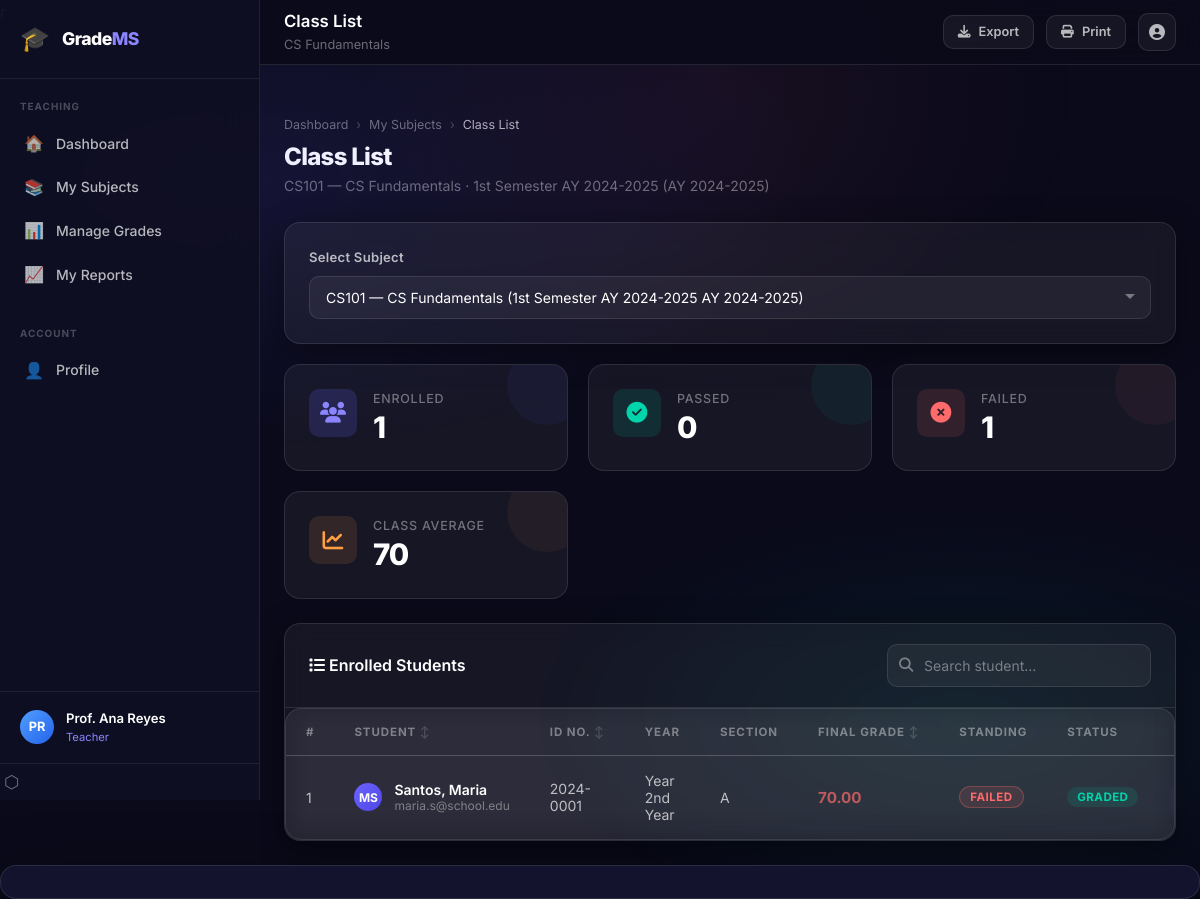
The page /teacher/class_list.php?subject_id=4&semester_id=1 (signed in) on the database its author committed.
### tables this page shows
CREATE TABLE IF NOT EXISTS subjects (
  id          INT UNSIGNED AUTO_INCREMENT PRIMARY KEY,
  code        VARCHAR(20)   NOT NULL UNIQUE,
  name        VARCHAR(150)  NOT NULL,
  units       TINYINT       NOT NULL DEFAULT 3,
  description TEXT          DEFAULT NULL,
  teacher_id  INT UNSIGNED  DEFAULT NULL,
  is_active   TINYINT(1)    NOT NULL DEFAULT 1,
  created_at  DATETIME      NOT NULL DEFAULT CURRENT_TIMESTAMP,
  FOREIGN KEY (teacher_id) REFERENCES teachers(id) ON DELETE SET NULL,
  INDEX idx_teacher (teacher_id)
);

CREATE TABLE IF NOT EXISTS semesters (
  id             INT UNSIGNED AUTO_INCREMENT PRIMARY KEY,
  name           VARCHAR(50)                           NOT NULL DEFAULT '',
  school_year    VARCHAR(20)                           NOT NULL,
  semester       ENUM('1st Semester','2nd Semester','Summer') NOT NULL DEFAULT '1st Semester',
  is_active      TINYINT(1)                            NOT NULL DEFAULT 0,
  start_date     DATE                                  DEFAULT NULL,
  end_date       DATE                                  DEFAULT NULL,
  grade_deadline DATE                                  DEFAULT NULL,
  created_at     DATETIME                              NOT NULL DEFAULT CURRENT_TIMESTAMP,
  UNIQUE KEY uq_sem (school_year, semester)
);

CREATE TABLE IF NOT EXISTS enrollments (
  id          INT UNSIGNED AUTO_INCREMENT PRIMARY KEY,
  student_id  INT UNSIGNED NOT NULL,
  subject_id  INT UNSIGNED NOT NULL,
  semester_id INT UNSIGNED NOT NULL,
  status      VARCHAR(20)  NOT NULL DEFAULT 'enrolled',
  enrolled_at DATETIME     NOT NULL DEFAULT CURRENT_TIMESTAMP,
  UNIQUE KEY uq_enroll (student_id, subject_id, semester_id),
  FOREIGN KEY (student_id)  REFERENCES students(id)  ON DELETE CASCADE,
  FOREIGN KEY (subject_id)  REFERENCES subjects(id)  ON DELETE CASCADE,
  FOREIGN KEY (semester_id) REFERENCES semesters(id) ON DELETE CASCADE,
  INDEX idx_student (student_id),
  INDEX idx_subject (subject_id)
);

CREATE TABLE IF NOT EXISTS grades (
  id            INT UNSIGNED AUTO_INCREMENT PRIMARY KEY,
  enrollment_id INT UNSIGNED                         NOT NULL UNIQUE,
  prelim        DECIMAL(5,2)                         DEFAULT NULL,
  midterm       DECIMAL(5,2)                         DEFAULT NULL,
  prefinal      DECIMAL(5,2)                         DEFAULT NULL,
  final_exam    DECIMAL(5,2)                         DEFAULT NULL,
  finals        DECIMAL(5,2)                         DEFAULT NULL,   
  final_grade   DECIMAL(5,2)                         DEFAULT NULL,
  gpa           DECIMAL(4,2)                         DEFAULT NULL,
  standing      VARCHAR(50)                          DEFAULT NULL,
  remarks       ENUM('Passed','Failed','Incomplete')  NOT NULL DEFAULT 'Incomplete',
  is_locked     TINYINT(1)                           NOT NULL DEFAULT 0,
  locked_at     DATETIME                             DEFAULT NULL,
  updated_at    DATETIME                             ON UPDATE CURRENT_TIMESTAMP,
  FOREIGN KEY (enrollment_id) REFERENCES enrollments(id) ON DELETE CASCADE,
  INDEX idx_remarks (remarks)
);

CREATE TABLE IF NOT EXISTS students (
  id             INT UNSIGNED AUTO_INCREMENT PRIMARY KEY,
  user_id        INT UNSIGNED  NOT NULL UNIQUE,
  student_number VARCHAR(30)   NOT NULL UNIQUE,
  first_name     VARCHAR(80)   NOT NULL DEFAULT '',
  last_name      VARCHAR(80)   NOT NULL DEFAULT '',
  middle_name    VARCHAR(80)   DEFAULT NULL,
  course         VARCHAR(50)   NOT NULL DEFAULT '',
  year_level     VARCHAR(20)   NOT NULL DEFAULT '',
  section        VARCHAR(10)   DEFAULT NULL,
  contact_no     VARCHAR(30)   DEFAULT NULL,
  FOREIGN KEY (user_id) REFERENCES users(id) ON DELETE CASCADE
);

CREATE TABLE IF NOT EXISTS users (
  id           INT UNSIGNED AUTO_INCREMENT PRIMARY KEY,
  name         VARCHAR(150)                        NOT NULL,
  email        VARCHAR(200)                        NOT NULL UNIQUE,
  password     VARCHAR(255)                        NOT NULL,   
  role         ENUM('admin','teacher','student')   NOT NULL,
  photo_path   VARCHAR(300)                        DEFAULT NULL,
  is_active    TINYINT(1)                          NOT NULL DEFAULT 1,
  created_at   DATETIME                            NOT NULL DEFAULT CURRENT_TIMESTAMP,
  updated_at   DATETIME                            ON UPDATE CURRENT_TIMESTAMP,
  INDEX idx_role (role),
  INDEX idx_email (email)
);

### teacher/class_list.php (the view, shortened to what the rows shown need)
<?php
$db           = DB::getInstance();
$subjectId  = (int) ($_GET['subject_id']  ?? 0);
$semesterId = (int) ($_GET['semester_id'] ?? 0);
$subjectInfo = null;
if ($subjectId) {
    $stmt = $db->prepare(
        "SELECT sub.*, sem.name AS semester_name, sem.school_year
         FROM   subjects sub
         JOIN   semesters sem ON sem.id = :semester_id
         WHERE  sub.id = :subject_id"
    );
    $stmt->execute([
        ':subject_id'  => $subjectId,
        ':semester_id' => $semesterId,
    ]);
    $subjectInfo = $stmt->fetch(PDO::FETCH_ASSOC);
}
$classList = [];
if ($subjectId && $semesterId) {
    $stmt = $db->prepare(
        "SELECT s.id AS student_id,
                s.first_name,
                s.last_name,
                s.student_number,
                s.year_level,
                s.section,
                s.course,
                s.contact_no,
                u.email,
                e.id   AS enrollment_id,
                e.status,
                g.final_grade,
                g.gpa,
                g.standing,
                g.is_locked,
                g.prelim,
                g.midterm,
                g.prefinal,
                g.final_exam
         FROM   enrollments e
         JOIN   students s ON s.id = e.student_id
         JOIN   users    u ON u.id = s.user_id
         LEFT JOIN grades g ON g.enrollment_id = e.id
         WHERE  e.subject_id  = :subject_id
         AND    e.semester_id = :semester_id
         ORDER  BY s.last_name, s.first_name"
    );
    $stmt->execute([
        ':subject_id'  => $subjectId,
        ':semester_id' => $semesterId,
    ]);
    $classList = $stmt->fetchAll(PDO::FETCH_ASSOC);
}
$totalEnrolled = count($classList);
$totalGraded   = count(array_filter($classList, fn($s) => $s['final_grade'] !== null));
$totalPassed   = count(array_filter($classList, fn($s) => ($s['final_grade'] ?? 0) >= 75));
$totalFailed   = count(array_filter($classList, fn($s) => $s['final_grade'] !== null && $s['final_grade'] < 75));
$classAvg      = $totalGraded > 0
    ? round(
        array_sum(array_column(
            array_filter($classList, fn($s) => $s['final_grade'] !== null),
            'final_grade'
        )) / $totalGraded,
        2
      )
    : 0;
include '../shared/header.php';
?>
<div class="main-content">
  <div class="topbar">
    <div class="topbar-left">
      <div>
        <div class="topbar-title">Class List</div>
        <div class="topbar-subtitle">
          <?= $subjectInfo
              ? htmlspecialchars($subjectInfo['name'])
              : 'Select a subject' ?>
        </div>
      </div>
    </div>
  </div>
  <div class="page-content">
    <div class="page-header">
      <div class="page-header-left">
        <div class="breadcrumb">
          <div class="breadcrumb-item">
          </div>
          <span class="breadcrumb-separator">›</span>
          <div class="breadcrumb-item">
          </div>
          <span class="breadcrumb-separator">›</span>
          <div class="breadcrumb-item active">Class List</div>
        </div>
        <h1>Class List</h1>
        <?php if ($subjectInfo): ?>
          <p>
            <?= htmlspecialchars($subjectInfo['code']) ?>
            — <?= htmlspecialchars($subjectInfo['name']) ?>
            · <?= htmlspecialchars($subjectInfo['semester_name']) ?>
            (<?= htmlspecialchars($subjectInfo['school_year']) ?>)
          </p>
        <?php endif; ?>
      </div>
    </div>
    <?php if (!empty($classList)): ?>
      <div class="stats-grid mb-6">
        <div class="stat-card primary">
          <div class="stat-icon primary">
            <i class="fas fa-users"></i>
          </div>
          <div class="stat-info">
            <div class="stat-label">Enrolled</div>
            <div class="stat-value"><?= $totalEnrolled ?></div>
          </div>
        </div>
        <div class="stat-card success">
          <div class="stat-icon success">
            <i class="fas fa-check-circle"></i>
          </div>
          <div class="stat-info">
            <div class="stat-label">Passed</div>
            <div class="stat-value"><?= $totalPassed ?></div>
          </div>
        </div>
        <div class="stat-card danger">
          <div class="stat-icon danger">
            <i class="fas fa-times-circle"></i>
          </div>
          <div class="stat-info">
            <div class="stat-label">Failed</div>
            <div class="stat-value"><?= $totalFailed ?></div>
          </div>
        </div>
        <div class="stat-card warning">
          <div class="stat-icon warning">
            <i class="fas fa-chart-line"></i>
          </div>
          <div class="stat-info">
            <div class="stat-label">Class Average</div>
            <div class="stat-value">
              <?= $classAvg > 0 ? $classAvg : '—' ?>
            </div>
          </div>
        </div>
      </div>
      <div class="glass-card">
        <div class="glass-card-header">
          <h3>
            <i class="fas fa-list"></i>
            Enrolled Students
          </h3>
          <div class="search-input-wrap">
            <i class="fas fa-search search-icon"></i>
            <input type="text"
                   class="form-control"
                   placeholder="Search student..."
                   data-table-search="class-list-table">
          </div>
        </div>
        <div class="table-wrapper">
          <table class="data-table" id="class-list-table">
            <thead>
              <tr>
                <th>#</th>
                <th class="sortable">Student</th>
                <th class="sortable">ID No.</th>
                <th>Year</th>
                <th>Section</th>
                <th class="sortable">Final Grade</th>
                <th>Standing</th>
                <th>Status</th>
                <th>Action</th>
              </tr>
            </thead>
            <tbody>
              <?php foreach ($classList as $i => $student): ?>
                <?php
                  $hasGrade = $student['final_grade'] !== null;
                  $grade    = (float) ($student['final_grade'] ?? 0);
                  $scoreClass = !$hasGrade ? ''
                      : ($grade >= 90 ? 'excellent'
                      : ($grade >= 80 ? 'good'
                      : ($grade >= 75 ? 'average'
                      : 'failed')));
                  $standBadge = [
                    'Excellent'          => 'badge-excellent',
                    'Good'               => 'badge-good',
                    'Satisfactory'       => 'badge-good',
                    'Fair'               => 'badge-average',
                    'Needs Improvement'  => 'badge-average',
                    'Failed'             => 'badge-failed',
                  ];
                ?>
                <tr>
                  <td class="text-muted"><?= $i + 1 ?></td>
                  <td>
                    <div class="user-cell">
                      <div class="avatar avatar-sm avatar-primary">
                        <?= strtoupper(
                          substr($student['first_name'], 0, 1)
                          . substr($student['last_name'],  0, 1)
                        ) ?>
                      </div>
                      <div class="user-cell-info">
                        <div class="name">
                          <?= htmlspecialchars(
                            $student['last_name'] . ', '
                            . $student['first_name']
                          ) ?>
                        </div>
                        <div class="sub">
                          <?= htmlspecialchars($student['email']) ?>
                        </div>
                      </div>
                    </div>
                  </td>
                  <td><?= htmlspecialchars($student['student_number']) ?></td>
                  <td>Year <?= $student['year_level'] ?></td>
                  <td>
                    <?= htmlspecialchars($student['section'] ?? '—') ?>
                  </td>
                  <td>
                    <?php if ($hasGrade): ?>
                      <span class="grade-score <?= $scoreClass ?>">
                        <?= number_format($grade, 2) ?>
                      </span>
                    <?php else: ?>
                      <span class="text-muted">Not graded</span>
                    <?php endif; ?>
                  </td>
                  <td>
                    <?php if ($hasGrade && $student['standing']): ?>
                      <span class="badge <?=
                        $standBadge[$student['standing']] ?? 'badge-muted'
                      ?>">
                        <?= htmlspecialchars($student['standing']) ?>
                      </span>
                    <?php else: ?>
                      <span class="text-muted">—</span>
                    <?php endif; ?>
                  </td>
                  <td>
                    <?php if ($student['is_locked']): ?>
                      <span class="badge badge-warning">
                        <i class="fas fa-lock"></i> Locked
                      </span>
                    <?php elseif ($hasGrade): ?>
                      <span class="badge badge-success">Graded</span>
                    <?php else: ?>
                      <span class="badge badge-muted">Pending</span>
                    <?php endif; ?>
                  </td>
                  <td>
                  </td>
                </tr>
              <?php endforeach; ?>
            </tbody>
          </table>
        </div>
      </div>
    <?php endif; ?>
  </div>
</div>
<?php include '../shared/footer.php'; ?>

### rows shown on the page
subjects: name "CS Fundamentals", code "CS101", semesters.name "1st Semester AY 2024-2025", semesters.school_year "AY 2024-2025"
enrollments: grades.final_grade "0", grades.final_grade "1", grades.final_grade "70", student.last_name "MS", student.first_name "Santos, Maria", users.email "maria.s@school.edu", student.student_number "2024-0001", student.year_level "2nd Year", student.section "A", grades.final_grade "70.00", grades.standing "FAILED"

### other values the page prints
$section['label'] "TEACHING"
$item['icon'] "🏠"
$item['text'] "Dashboard"
$item['icon'] "📚"
$item['text'] "My Subjects"
$item['icon'] "📊"
$item['text'] "Manage Grades"
$item['icon'] "📈"
$item['text'] "My Reports"
$section['label'] "ACCOUNT"
$item['icon'] "👤"
$item['text'] "Profile"
$initials "PR"
$userName "Prof. Ana Reyes"
$role "Teacher"
